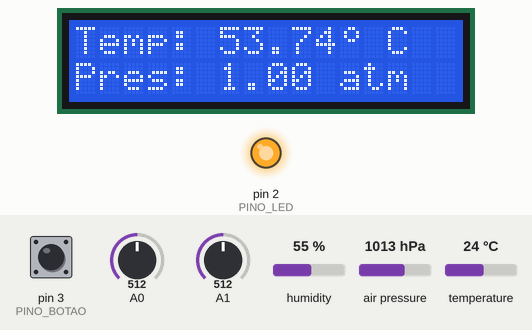
Bench run of a program on a simulated Arduino Uno, built with avr-gcc and run on an emulated ATmega328P. Parts: 16×2 character LCD, output pins drawn as LEDs (lit = HIGH). The inputs (shaded band) are chosen by the test bench; at power-on: pin 3 (PINO_BOTAO) HIGH, A0 = 512, humidity 55 %, air pressure 1013 hPa, A1 = 512, temperature 24 °C.

Above: at 9.6 s.
9.7 s: pin 3 (PINO_BOTAO) pulled LOW for 0.15 s
At 10.8 s:
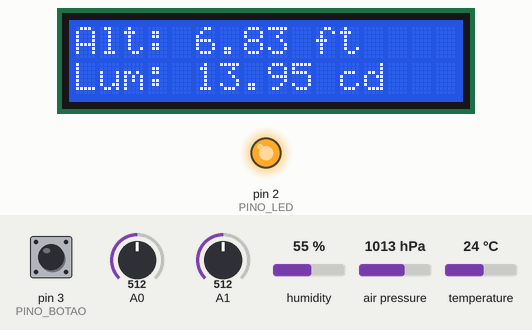
15.4 s: pin 3 (PINO_BOTAO) pulled LOW for 1 s
At 17.8 s:
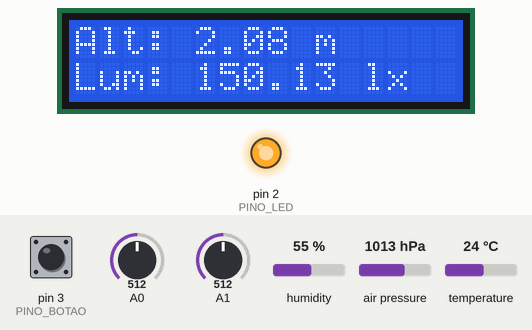
21.9 s: A0 set to 377
At 24.9 s:
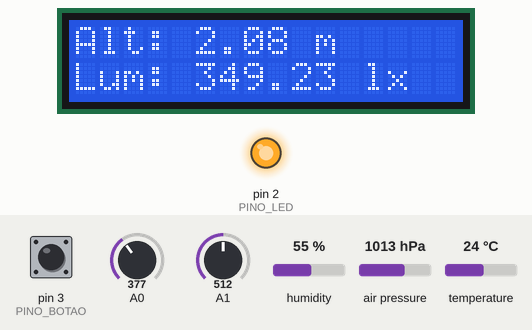
27.4 s: A0 set to 351
At 32.8 s:
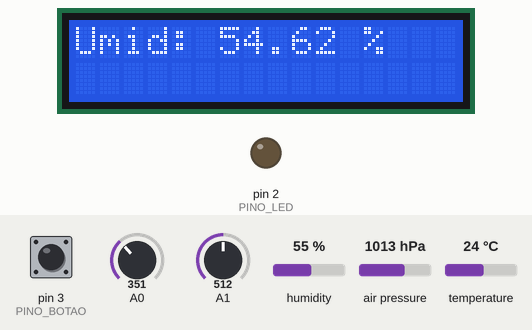
32.9 s: humidity set to 22 %
38.4 s: air pressure set to 952 hPa
At 42.5 s:
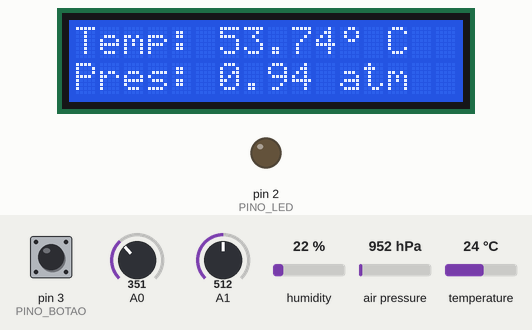
Timing chart, 0 to 44.0 s (numbered marks = the images above; inputs shaded):
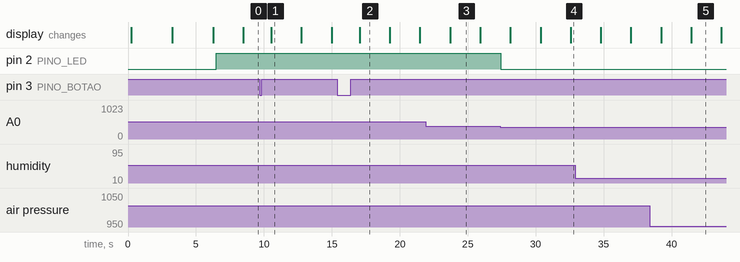

The program:

main.cpp
```cpp
#include <Arduino.h>
#include "sistema/EstacaoMeteorologica.h"

const float PESO_LM35 = 0.9908;
const float INTERCEPT_LM35 = -0.75;

const float PESO_LDR5 = -2.36173795;
const float INTERCEPT_LDR5 = 9.97262783;

const float PESO_DHT22 = 1.302407;
const float INTERCEPT_DHT22 = -17.013343;

EstacaoMeteorologica estacao(
    A1,                  // LM35
    PESO_LM35,           // LM35
    INTERCEPT_LM35,      // LM35
    0x76,                // BMP280
    A0,                  // LDR5
    PESO_LDR5,           // LDR5
    INTERCEPT_LDR5,      // LDR5
    9,                   // DHT22
    PESO_DHT22,          // DHT22
    INTERCEPT_DHT22,     // DHT22
    20                   // n de amostras
);

void setup() {
    estacao.iniciar();
}

void loop() {
    estacao.executar();
}
```

dados.h
```cpp
#pragma once

struct Temperatura {
    float celsius = 0.0;
    float fahrenheit = 0.0;
};

struct Pressao {
    float atm = 0.0;
    float bar = 0.0;
};

struct Altitude {
    float metros = 0.0;
    float pes = 0.0;
};

struct Luminosidade {
    float lux = 0.0;
    float candle = 0.0;
};

struct Dados {
    Temperatura temperatura;
    Pressao pressao;
    Altitude altitude;
    Luminosidade luminosidade;
    float umidade = 0.0;
};
```

SensorBMP280.h
```cpp
#pragma once
#include <Arduino.h>
#include <Wire.h>
#include <Adafruit_BMP280.h>
#include "modelos/dados.h"


class SensorBMP280 {
    public:
        SensorBMP280(
            int endereco_i2c,
            int quantidade_amostras = 20
        );

        bool iniciar();
        Pressao ler_pressao();
        Altitude ler_altitude();
        float ler_media_pressao();
        float ler_media_altitude();

    private:
        Adafruit_BMP280 bmp;

        int endereco_i2c;
        int quantidade_amostras;

};
```

SensorDHT22.h
```cpp
#pragma once
#include <Arduino.h>
#include <DHT.h>

class SensorDHT22 {
    public:
        SensorDHT22(
            int pino,
            float peso,
            float intercept
        );

        void iniciar();
        float ler_umidade();

    private:
        DHT dht;

        int pino;

        float peso;
        float intercept;

};
```

SensorLDR5.h
```cpp
#pragma once
#include <Arduino.h>
#include "modelos/dados.h"

class SensorLDR5 {
    public:
        SensorLDR5(
            int pino,
            float peso,
            float intercept,
            int quantidade_amostras = 20
        );

        void iniciar();
        Luminosidade ler_luminosidade() const;
        float ler_media() const;

    private:
        const float RESISTOR = 10000.0;

        int pino;
        int quantidade_amostras;

        float peso;
        float intercept;

};
```

SensorLM35.h
```cpp
#pragma once
#include <Arduino.h>
#include "modelos/dados.h"

class SensorLM35 {
    public:
        SensorLM35(
            int pino,
            float peso,
            float intercept,
            int quantidade_amostras = 20
        );

        void iniciar();
        Temperatura ler_temperatura() const;
        float ler_media() const;
    private:
        int pino;
        int quantidade_amostras;

        float peso;
        float intercept;

};
```

EstacaoMeteorologica.h
```cpp
#pragma once

#include <Arduino.h>

#include "sensores/SensorLM35.h"
#include "sensores/SensorBMP280.h"
#include "sensores/SensorLDR5.h"
#include "sensores/SensorDHT22.h"
#include "interface/LCD.h"
#include "modelos/dados.h"


class EstacaoMeteorologica {
    public:
        EstacaoMeteorologica(
            int pino_lm35,
            float peso_lm35,
            float intercept_lm35,

            int endereco_i2c,

            int pino_ldr5,
            float peso_ldr5,
            float intercept_ldr5,

            int pino_dht22,
            float peso_dht22,
            float intercept_dht22,

            int quantidade_amostras = 20
        );

        void iniciar();
        void executar();
        const Dados& obter_dados() const;

    private:

        SensorLM35 sensor_lm35;
        SensorBMP280 sensor_bmp280;
        SensorLDR5 sensor_ldr5;
        SensorDHT22 sensor_dht22;

        LCD display;
        Dados dados;
        bool segunda_unidade;

        void atualizar_dados();
        void esperar(int tempo);
};
```

SensorBMP280.cpp
```cpp
#include "sensores/SensorBMP280.h"

SensorBMP280::SensorBMP280( int endereco_i2c, int quantidade_amostras)
    : endereco_i2c(endereco_i2c),
    quantidade_amostras(quantidade_amostras)
{}

bool SensorBMP280::iniciar() {
    bmp.begin(endereco_i2c);
}

float SensorBMP280::ler_media_pressao() {
    float soma = 0;

    for (int i = 0; i < quantidade_amostras; i++) {
        soma += bmp.readPressure();
        delay(2);
    }

    return soma / quantidade_amostras;
}

Pressao SensorBMP280::ler_pressao(){
    float pascal = ler_media_pressao();

    Pressao p;
    p.atm = pascal / 101325.0;
    p.bar = pascal / 100000.0;
    return p;
}

float SensorBMP280::ler_media_altitude() {
    float soma = 0;

    for (int i = 0; i < quantidade_amostras; i++) {
        soma += bmp.readAltitude(1013.25);
        delay(2);
    }

    return soma / quantidade_amostras;
}

Altitude SensorBMP280::ler_altitude(){
    float leitura = ler_media_altitude();

    Altitude a;
    a.metros = leitura;
    a.pes = a.metros * 3.28084;
    return a;
}
```

SensorDHT22.cpp
```cpp
#include "sensores/SensorDHT22.h"

SensorDHT22::SensorDHT22(int pino, float peso, float intercept)
    : dht(pino, DHT22),
    pino(pino),
    peso(peso),
    intercept(intercept)
{}

void SensorDHT22::iniciar() {
    dht.begin();
}

float SensorDHT22::ler_umidade() {
    return (peso * dht.readHumidity() + intercept);
}
```

SensorLDR5.cpp
```cpp
#include "sensores/SensorLDR5.h"

SensorLDR5::SensorLDR5(int pino, float peso, float intercept, int quantidade_amostras)
    : pino(pino),
    quantidade_amostras(quantidade_amostras),
    peso(peso),
    intercept(intercept)
{}

void SensorLDR5::iniciar() {

    pinMode(pino, INPUT);
    analogRead(pino);
}

float SensorLDR5::ler_media() const {
    float soma = 0;

    for (int i = 0; i < quantidade_amostras; i++) {
        soma += analogRead(pino);
        delay(2);
    }

    return soma / quantidade_amostras;
}

Luminosidade SensorLDR5::ler_luminosidade() const {
    float tensao = ler_media() * 1.1 / 1024.0;
    float r_ldr = RESISTOR * tensao / (3.3 - tensao);

    Luminosidade l;
    l.lux = pow(10, peso * log10(r_ldr) + intercept);
    l.candle = l.lux / 10.764;
    return l;
}
```

SensorLM35.cpp
```cpp
#include "sensores/SensorLM35.h"

SensorLM35::SensorLM35(int pino, float peso, float intercept, int quantidade_amostras)
    : pino(pino),
    quantidade_amostras(quantidade_amostras),
    peso(peso),
    intercept(intercept)
{}

void SensorLM35::iniciar() {

    pinMode(pino, INPUT);
    analogRead(pino);
}

float SensorLM35::ler_media() const {
    float soma = 0;

    for (int i = 0; i < quantidade_amostras; i++) {
        soma += analogRead(pino);
        delay(2);
    }

    return soma / quantidade_amostras;
}

Temperatura SensorLM35::ler_temperatura() const {
    float tensao = ler_media() * 1.1 / 1024.0;
    float leitura = tensao * 100.0;

    Temperatura t;
    t.celsius = peso * leitura + intercept;
    t.fahrenheit = t.celsius * 9.0 / 5.0 + 32.0;
    return t;
}
```

EscacaoMeteorologica.cpp
```cpp
#include "sistema/EstacaoMeteorologica.h"

const int PINO_LED = 2;
const int PINO_BOTAO = 3;
const float LIMIAR_LUMINOSIDADE = 400.0;

EstacaoMeteorologica::EstacaoMeteorologica(
    int pino_lm35,
    float peso_lm35,
    float intercept_lm35,

    int endereco_i2c,

    int pino_ldr5,
    float peso_ldr5,
    float intercept_ldr5,

    int pino_dht22,
    float peso_dht22,
    float intercept_dht22,

    int quantidade_amostras
)
    :sensor_lm35(
        pino_lm35,
        peso_lm35,
        intercept_lm35,
        quantidade_amostras
      ),

      sensor_bmp280(
        endereco_i2c,
        quantidade_amostras
      ),

      sensor_ldr5(
        pino_ldr5,
        peso_ldr5,
        intercept_ldr5,
        quantidade_amostras
      ),

      sensor_dht22(
        pino_dht22,
        peso_dht22,
        intercept_dht22
      ),

      display(),
      dados{},
      segunda_unidade(false) {
}

void EstacaoMeteorologica::iniciar() {

    analogReference(INTERNAL);
    delay(100);

    sensor_lm35.iniciar();
    sensor_bmp280.iniciar();
    sensor_ldr5.iniciar();
    sensor_dht22.iniciar();
    display.iniciar();

    pinMode(PINO_LED, OUTPUT);
    digitalWrite(PINO_LED, LOW);

    pinMode(PINO_BOTAO, INPUT_PULLUP);

    display.mostrarCapa();
    esperar(2000);

}

void EstacaoMeteorologica::executar() {

    display.mostrarTela1(dados, segunda_unidade);
    esperar(2000);

    display.mostrarTela2(dados, segunda_unidade);
    esperar(2000);

    display.mostrarTela3(dados);
    esperar(2000);
}

void EstacaoMeteorologica::esperar(int tempo) {

    unsigned long inicio = millis();
    bool botao = true;
    while (millis() - inicio < tempo) {
        atualizar_dados();

        if (digitalRead(PINO_BOTAO) == LOW && botao) {
            segunda_unidade = !segunda_unidade;
            botao = false;
            delay(50);
        }

        if (dados.luminosidade.lux < LIMIAR_LUMINOSIDADE) {
            digitalWrite(PINO_LED, HIGH);
        } else {
            digitalWrite(PINO_LED, LOW);
        }
    }
}

void EstacaoMeteorologica::atualizar_dados() {
    dados.temperatura = sensor_lm35.ler_temperatura();
    dados.pressao = sensor_bmp280.ler_pressao();
    dados.altitude = sensor_bmp280.ler_altitude();
    dados.luminosidade = sensor_ldr5.ler_luminosidade();
    dados.umidade = sensor_dht22.ler_umidade();
}

const Dados& EstacaoMeteorologica::obter_dados() const {
    return dados;
}
```

LCD.h
```cpp
#pragma once

#include <Arduino.h>
#include "modelos/dados.h"

class LCD {
    public:
        void iniciar();
        void mostrarCapa();
        void mostrarTela1(const Dados& dados, bool segunda_unidade);
        void mostrarTela2(const Dados& dados, bool segunda_unidade);
        void mostrarTela3(const Dados& dados);

    private:
        byte grau[8] = {
            0b00110,
            0b01001,
            0b01001,
            0b00110,
            0b00000,
            0b00000,
            0b00000,
            0b00000
        };

        byte carinha[8] = {
            0b00000,
            0b01010,
            0b01010,
            0b00000,
            0b10001,
            0b01110,
            0b00000,
            0b00000
        };

        byte cedilha[8] = {
            0b01110,
            0b10001,
            0b10000,
            0b10000,
            0b10001,
            0b01110,
            0b00100,
            0b01100
        };

        byte a_til[8] = {
            0b01101,
            0b10010,
            0b01110,
            0b00001,
            0b01111,
            0b10001,
            0b01111,
            0b00000
        };
};
```

LCD.cpp
```cpp
#include "interface/LCD.h"
#include <Arduino.h>
#include <LiquidCrystal_I2C.h>

LiquidCrystal_I2C lcd(0x27, 16, 2);


void LCD::iniciar() {
    lcd.init();
    lcd.createChar(0, grau);
    lcd.createChar(1, carinha);
    lcd.createChar(2, cedilha);
    lcd.createChar(3, a_til);
    lcd.backlight();
    lcd.clear();
}

void:: LCD::mostrarCapa() {
    lcd.clear();
    lcd.setCursor(0, 0);
    lcd.print("Instrumenta");
    lcd.write(byte(2));
    lcd.write(byte(3));
    lcd.print("o e");
    lcd.setCursor(0, 1);
    lcd.print("Medi");
    lcd.write(byte(2));
    lcd.write(byte(3));
    lcd.print("o");
    delay(3000);

    lcd.clear();
    lcd.setCursor(0, 0);
    lcd.print("Grupo Amarelo");
    lcd.setCursor(0, 1);
    lcd.print("2026");
    delay(3000);

    lcd.clear();
    lcd.setCursor(0, 0);
    lcd.print("Audrei, Gabriel");
    lcd.setCursor(0, 1);
    lcd.print("e Guilherme ");
    lcd.write(byte(1));
}

void LCD::mostrarTela1(const Dados& dados, bool segunda_unidade) {

    lcd.clear();
    lcd.setCursor(0, 0);
    lcd.print("Temp: ");
    if (segunda_unidade) {
        lcd.print(dados.temperatura.fahrenheit);
        lcd.write(byte(0));
        lcd.print(" F");
    } else {
        lcd.print(dados.temperatura.celsius);
        lcd.write(byte(0));
        lcd.print(" C");
    }

    lcd.setCursor(0, 1);
    lcd.print("Pres: ");
    if (segunda_unidade) {
        lcd.print(dados.pressao.bar);
        lcd.print(" bar");
    } else {
        lcd.print(dados.pressao.atm);
        lcd.print(" atm");
    }
}

void LCD::mostrarTela2(const Dados& dados, bool segunda_unidade) {

    lcd.clear();
    lcd.setCursor(0, 0);
    lcd.print("Alt: ");
    if (segunda_unidade) {
        lcd.print(dados.altitude.pes);
        lcd.print(" ft");
    } else {
        lcd.print(dados.altitude.metros);
        lcd.print(" m");
    }

    lcd.setCursor(0, 1);
    lcd.print("Lum: ");
    if (segunda_unidade) {
        lcd.print(dados.luminosidade.candle);
        lcd.print(" cd");
    } else {
        lcd.print(dados.luminosidade.lux);
        lcd.print(" lx");
    }
}

void LCD::mostrarTela3(const Dados& dados) {
    lcd.clear();
    lcd.setCursor(0, 0);
    lcd.print("Umid: ");
    lcd.print(dados.umidade);
    lcd.print(" %");
}
```

Measured:
- the behaviour switches between 359 and 358 on A0 (found by bisection; images 3 and 4)
- after the input at 9.7 s, the display: changes after 0.85 s (image 1)
- after the input at 15.4 s, the display: changes after 1.6 s (image 2)
- after the input at 27.4 s, pin 2 (PINO_LED): HIGH → LOW at once
- what the display in image 1 shows lasts 2.2 s, from 10.6 s to 12.8 s
